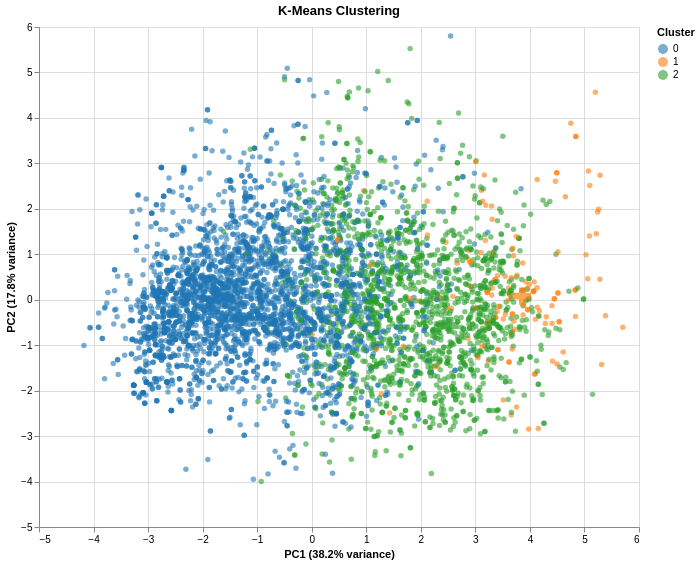

The cell this chart's notebook holds for it:
### Markdown cell above
### **10. Visualizing Kmeans with PCA**

### Code cell
# Get data for selected iteration
selected_iteration = len(iteration_data) - 1
iteration_info = iteration_data[selected_iteration]

# Create DataFrame for plotting
plot_df = X_pca_df.copy()
plot_df['cluster'] = iteration_info['clusters']
plot_df['cluster'] = plot_df['cluster'].astype(str)

# Create DataFrame for centroids
centroids_df = pd.DataFrame({
    'PC1': iteration_info['centroids_pc1'],
    'PC2': iteration_info['centroids_pc2'],
    'cluster': [str(i) for i in range(k)]
})

# Create scatter plot of points
points = alt.Chart(plot_df).mark_circle(size=30, opacity=0.6).encode(
    x=alt.X('PC1:Q', title=f'PC1 ({variance_explained[0]:.1%} variance)'),
    y=alt.Y('PC2:Q', title=f'PC2 ({variance_explained[1]:.1%} variance)'),
    color=alt.Color('cluster:N', title='Cluster', scale=alt.Scale(scheme='category10')),
    tooltip=['PC1', 'PC2', 'cluster']
)

# Create scatter plot of centroids
centroids_plot = alt.Chart(centroids_df).mark_point(
    shape='cross',
    size=300,
    filled=True,
    strokeWidth=3
).encode(
    x='PC1:Q',
    y='PC2:Q',
    color=alt.Color('cluster:N', scale=alt.Scale(scheme='category10')),
    tooltip=['PC1', 'PC2', 'cluster']
)

# Combine plots
chart = (points + centroids_plot).properties(
    title=f'K-Means Clustering',
    width=600,
    height=500
)

chart

### Figure 1 — Vega-Lite specification as saved in the notebook (floating-point values rounded to 4 significant figures; data arrays with more than 128 entries replaced by an {"elided": "..."} marker saying what was removed)
{"config": {"view": {"continuousWidth": 300, "continuousHeight": 300}}, "layer": [{"data": {"name": "data-e95fc62c293228b126f14950e29d5e4b"}, "mark": {"type": "circle", "opacity": 0.6, "size": 30}, "encoding": {"color": {"field": "cluster", "scale": {"scheme": "category10"}, "title": "Cluster", "type": "nominal"}, "tooltip": [{"field": "PC1", "type": "quantitative"}, {"field": "PC2", "type": "quantitative"}, {"field": "cluster", "type": "nominal"}], "x": {"field": "PC1", "title": "PC1 (38.2% variance)", "type": "quantitative"}, "y": {"field": "PC2", "title": "PC2 (17.8% variance)", "type": "quantitative"}}}, {"data": {"name": "data-d407aa3b24cd4e20325090f97d7e34fe"}, "mark": {"type": "point", "filled": true, "shape": "cross", "size": 300, "strokeWidth": 3}, "encoding": {"color": {"field": "cluster", "scale": {"scheme": "category10"}, "type": "nominal"}, "tooltip": [{"field": "PC1", "type": "quantitative"}, {"field": "PC2", "type": "quantitative"}, {"field": "cluster", "type": "nominal"}], "x": {"field": "PC1", "type": "quantitative"}, "y": {"field": "PC2", "type": "quantitative"}}}], "height": 500, "title": "K-Means Clustering", "width": 600, "$schema": "https://vega.github.io/schema/vega-lite/v6.1.0.json", "datasets": {"data-e95fc62c293228b126f14950e29d5e4b": {"elided": "4898 records"}, "data-d407aa3b24cd4e20325090f97d7e34fe": [{"PC1": -1.507, "PC2": 0.2209, "cluster": "0"}, {"PC1": 3.862, "PC2": 0.07991, "cluster": "1"}, {"PC1": 2.536, "PC2": -0.5653, "cluster": "2"}]}}
